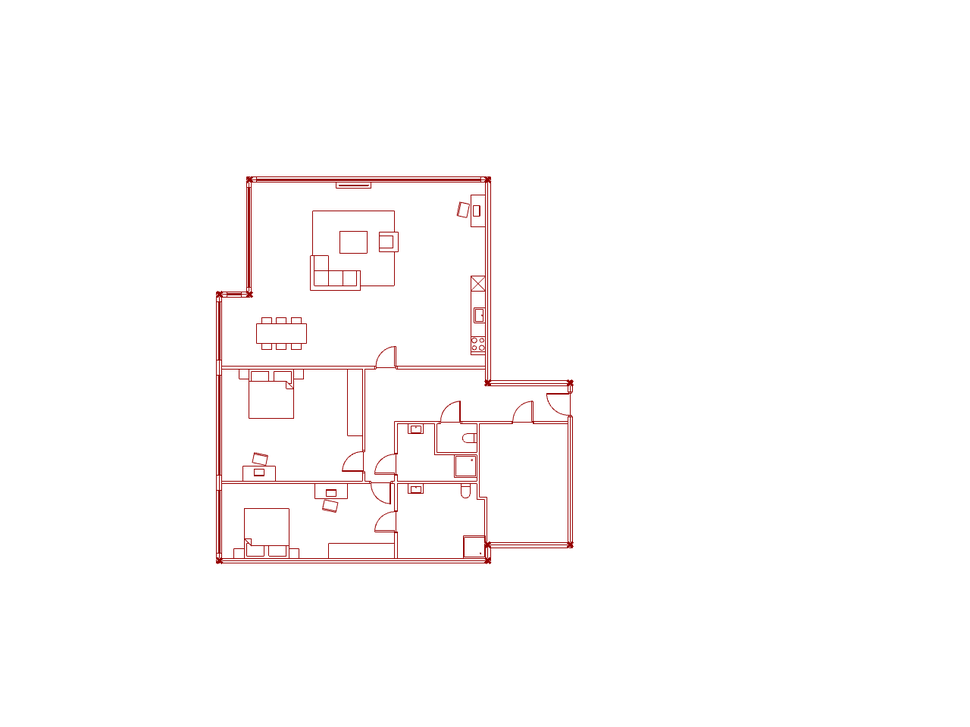
#> input picture team_06/layout_inputs/Planfinder_Dataset/pf_screenshots/L_L12.0_W16.5_de1_dp0.85_wp5.png, 970 x 727 px, shrunk from 1280 x 960 before the run; its folder holds only this picture in this run
$ python crop_pf_screenshots.py
#> lines starting #> are read from the running program, lines starting #| are printed output that depends on the picture; after the words box and inside, x2 and y2 are one past the last pixel; in counts of white or black regions, pixels touching at a corner belong together
"""
Crop planfinder viewport screenshots to their content bounds.

Reads from:  Planfinder_Dataset/pf_screenshots/
Writes to:   Planfinder_Dataset/pf_screenshots_cropped/

Logic: detect non-white pixels (threshold < 240), crop to their bounding box
plus 28px padding on each side.

Run from repo root with venv active:
    .venv/Scripts/python.exe team_06/layout_inputs/crop_pf_screenshots.py
"""

import os
import shutil
import numpy as np
from pathlib import Path
from PIL import Image

PADDING = 28
THRESHOLD = 240

script_dir = Path(__file__).resolve().parent
src_dir = script_dir / "Planfinder_Dataset" / "pf_screenshots"
dst_dir = script_dir / "Planfinder_Dataset" / "pf_screenshots_cropped"
dst_dir.mkdir(parents=True, exist_ok=True)

files = sorted(f for f in os.listdir(src_dir) if f.endswith(".png"))
print(f"Cropping {len(files)} screenshots...")

for fname in files:
    img = Image.open(src_dir / fname).convert("RGB")
    arr = np.array(img)
    W, H = img.size
#> W = 970; H = 727

    mask = np.any(arr < THRESHOLD, axis=2)
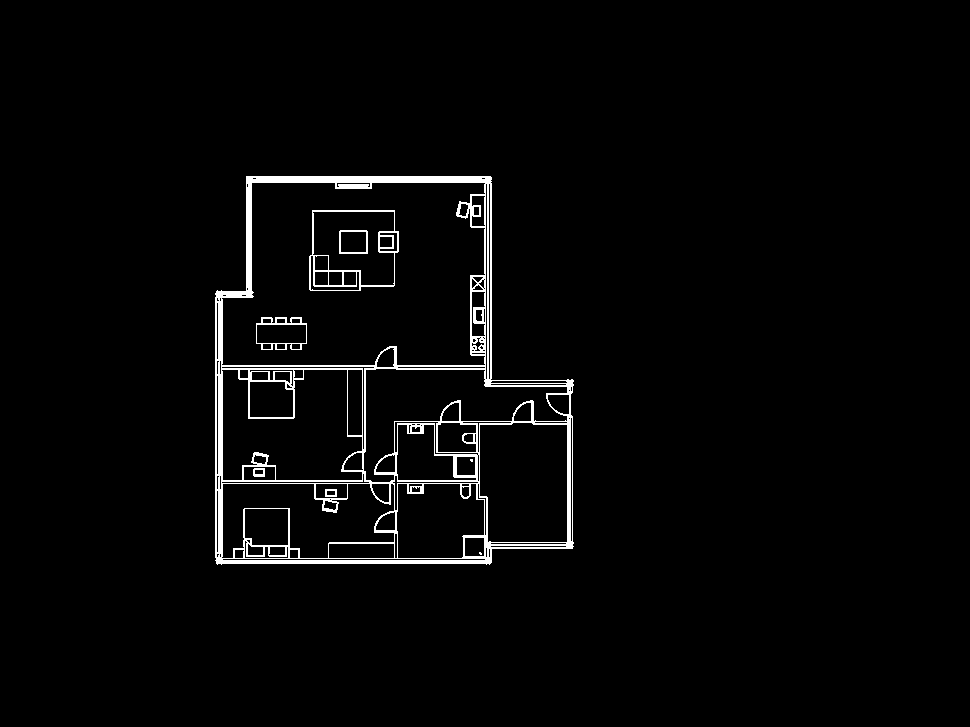
#> mask: shape (727, 970) bool; 2.6% white; 8 white regions (2 under 20 px), largest, box (x1, y1, x2, y2) and area: (215, 176, 574, 565) 16364, (309, 210, 399, 291) 1077, (256, 317, 307, 350) 399, (339, 230, 368, 254) 194, (253, 468, 265, 477) 74, (325, 489, 337, 497) 64
    rows = np.where(mask.any(axis=1))[0]
#> rows = 389 values from 176 to 564
    cols = np.where(mask.any(axis=0))[0]
#> cols = 359 values from 215 to 573

    if len(rows) == 0 or len(cols) == 0:
        shutil.copy(src_dir / fname, dst_dir / fname)
        continue

    left   = max(0, cols[0]  - PADDING)
#> left = 187
    top    = max(0, rows[0]  - PADDING)
#> top = 148
    right  = min(W, cols[-1] + PADDING + 1)
#> right = 602
    bottom = min(H, rows[-1] + PADDING + 1)
#> bottom = 593

    cropped = img.crop((left, top, right, bottom))
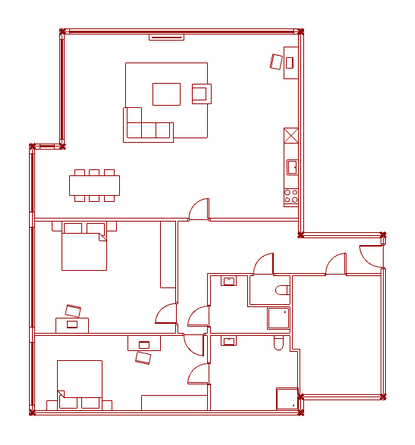
#> cropped: PIL image 415x445 RGB; mean R, G, B 249.4, 241.6, 241.6
    cropped.save(dst_dir / fname)

print(f"Done. Cropped images saved to: {dst_dir}")

$ run again, on team_06/layout_inputs/Planfinder_Dataset/pf_screenshots/L_L4.5_W13.5_de0_dp0.7_wp0.png
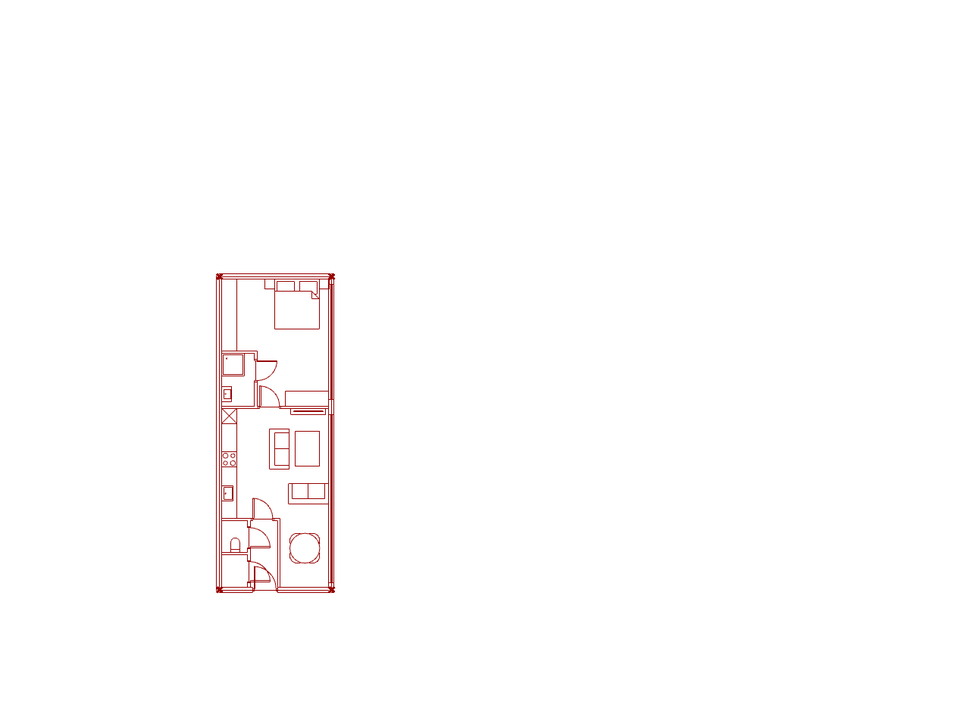
#> input picture team_06/layout_inputs/Planfinder_Dataset/pf_screenshots/L_L4.5_W13.5_de0_dp0.7_wp0.png, 970 x 727 px, shrunk from 1280 x 960 before the run
#> `mask = np.any(arr < THRESHOLD, axis=2)`:
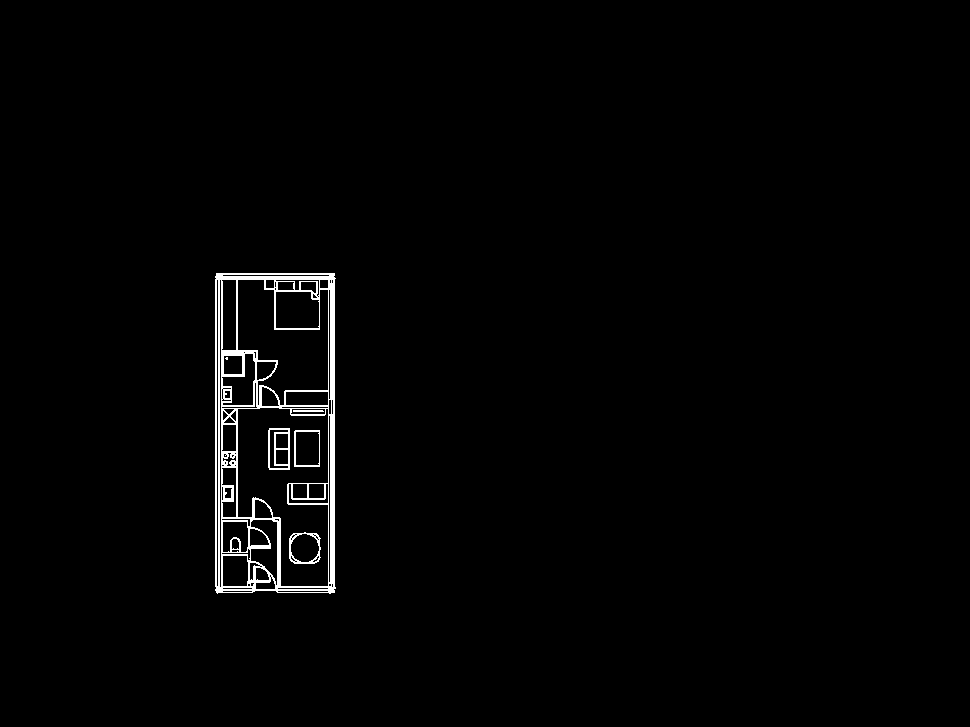
#> mask: shape (727, 970) bool; 1.4% white; 6 white regions (1 under 20 px), largest, box (x1, y1, x2, y2) and area: (215, 273, 336, 594) 8973, (268, 428, 290, 470) 376, (289, 532, 321, 564) 279, (294, 430, 320, 467) 204, (293, 410, 324, 412) 61
#> rows = 321 values from 273 to 593
#> cols = 121 values from 215 to 335
#> left = 187
#> top = 245
#> right = 364
#> bottom = 622
#> `cropped = img.crop((left, top, right, bottom))`:
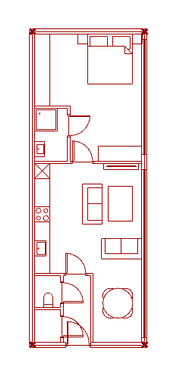
#> cropped: PIL image 177x377 RGB; mean R, G, B 246.9, 235.6, 235.6

$ run again, on team_06/layout_inputs/Planfinder_Dataset/pf_screenshots/L_L12.0_W4.5_de1_dp0.3_wp4.png
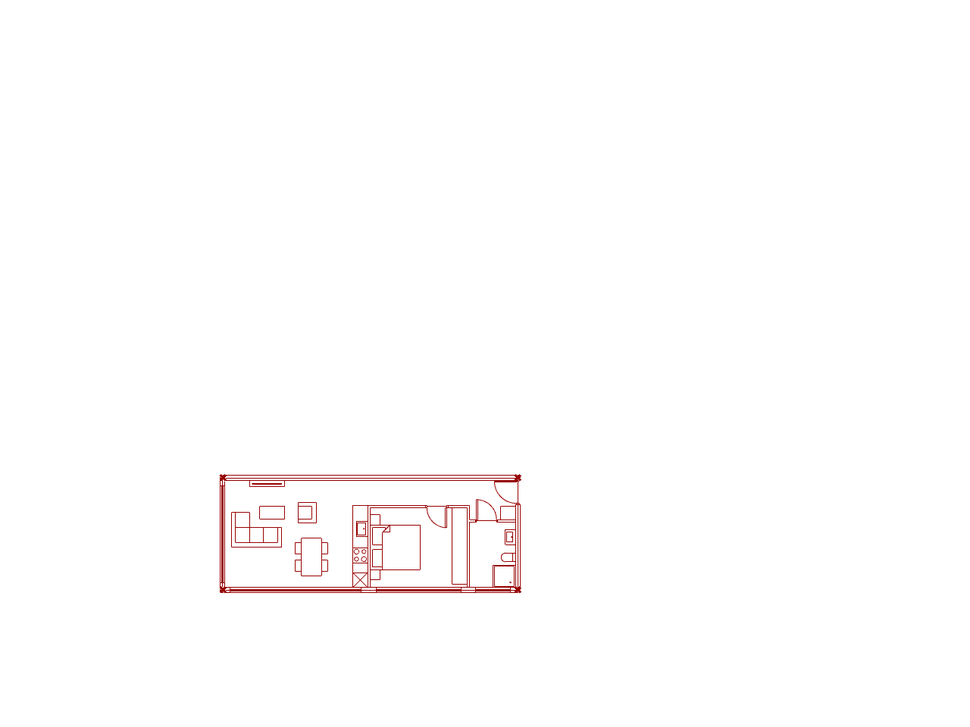
#> input picture team_06/layout_inputs/Planfinder_Dataset/pf_screenshots/L_L12.0_W4.5_de1_dp0.3_wp4.png, 970 x 727 px, shrunk from 1280 x 960 before the run
#> `mask = np.any(arr < THRESHOLD, axis=2)`:
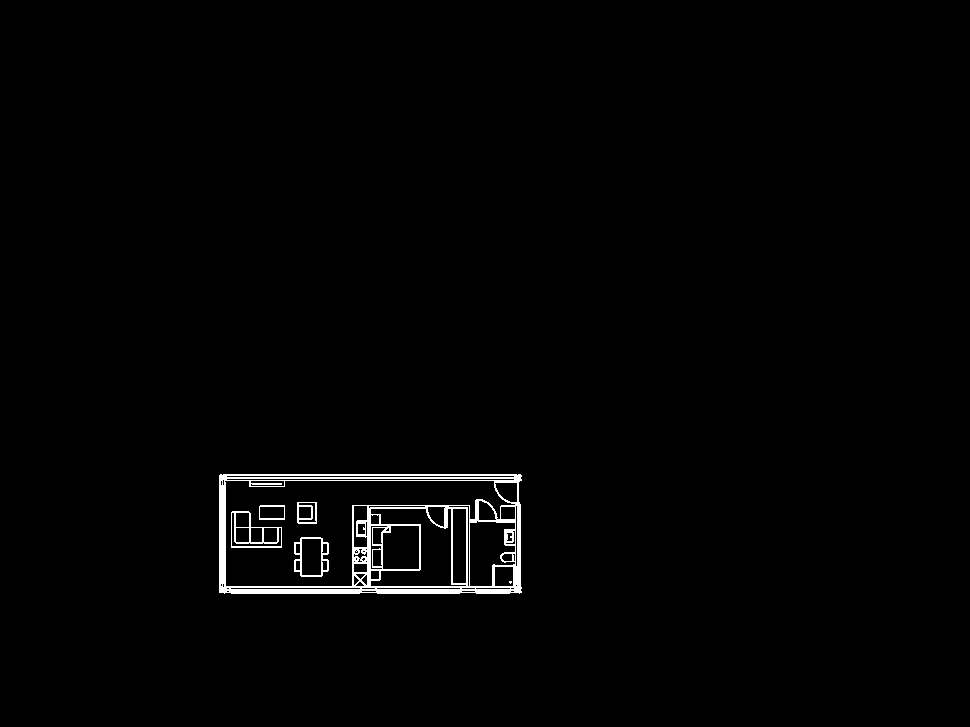
#> mask: shape (727, 970) bool; 1.3% white; 6 white regions (1 under 20 px), largest, box (x1, y1, x2, y2) and area: (219, 474, 522, 594) 7911, (231, 511, 282, 548) 487, (294, 537, 329, 577) 391, (297, 502, 317, 524) 210, (259, 505, 285, 520) 125
#> rows = 120 values from 474 to 593
#> cols = 303 values from 219 to 521
#> left = 191
#> top = 446
#> right = 550
#> bottom = 622
#> `cropped = img.crop((left, top, right, bottom))`:
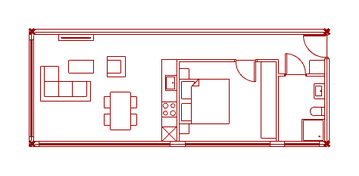
#> cropped: PIL image 359x176 RGB; mean R, G, B 246.9, 235.7, 235.7
